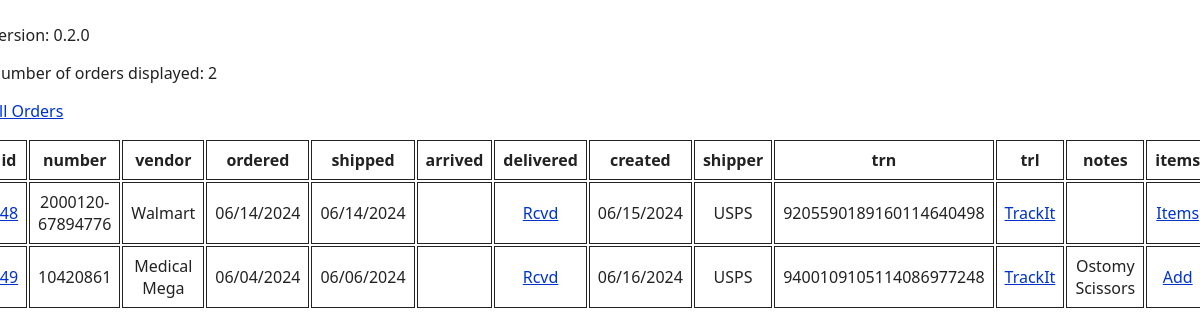
/orders/pending, run on an earlier commit of the app's database.
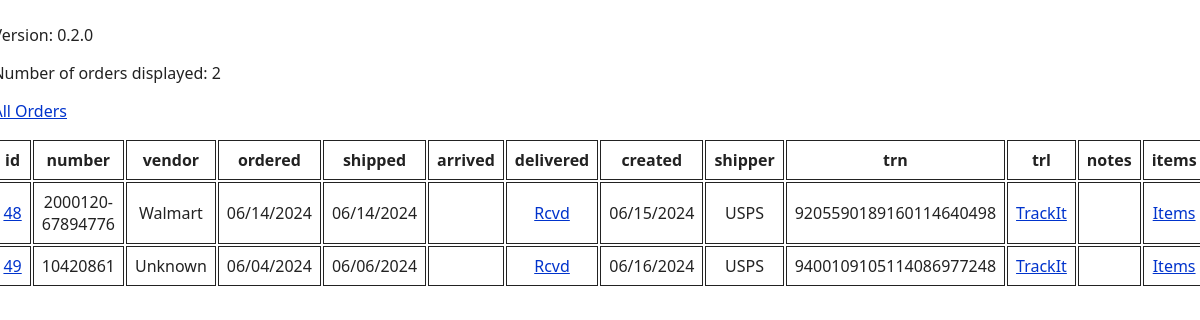
And on a later commit of the database.
### app/models.py (models this page shows)
class Base(DeclarativeBase):
    """Base class for SQLAlchemy models."""

class Order(Base):
    __tablename__ = "orders"
    id: Mapped[int] = mapped_column(primary_key=True)
    number: Mapped[str] = mapped_column(unique=True, index=True)
    ordered: Mapped[Optional[datetime.datetime]]
    shipped: Mapped[Optional[datetime.datetime]]
    arrived: Mapped[Optional[datetime.datetime]]
    delivered: Mapped[Optional[datetime.datetime]]
    notes: Mapped[Optional[str]]
    trn: Mapped[Optional[str]]
    trl: Mapped[Optional[str]]
    created: Mapped[datetime.datetime] = mapped_column(
        DateTime(timezone=True),
        server_default=func.now(),
    )
    vendor_id: Mapped[Optional[int]] = mapped_column(ForeignKey("vendors.id"))
    shipper_id: Mapped[Optional[int]] = mapped_column(ForeignKey("shippers.id"))

class Vendor(Base):
    __tablename__ = "vendors"
    id: Mapped[int] = mapped_column(primary_key=True)
    name: Mapped[str] = mapped_column(unique=True, index=True)

class Shipper(Base):
    __tablename__ = "shippers"
    id: Mapped[int] = mapped_column(primary_key=True)
    name: Mapped[str] = mapped_column(unique=True, index=True)

### app/routes/order/router.py (the view)
@router.get("/pending")
async def pending(request: Request, db: Session = Depends(get_db)) -> HTMLResponse:
    undelivered = True
    context = {
        "request": request,
        "orders": get_orders_dict(router, db, undelivered),
        "title": "List of pending orders",
        "version": VERSION,
        "orders_url": router.url_path_for("orders"),
        "orders_title": "All Orders",
    }
    return templates.TemplateResponse("orders.html.j2", context)

### templates/orders.html.j2 (shortened to what this page needs)
<!DOCTYPE html>
<html lang="en">
  <head>
    <link href="{{ url_for('static', path='/styles.css') }}" rel="stylesheet">
  </head>
  <body>
    <div class="container"><div class="child">
    <p>Version: {{ version }}</p>
    <p>Number of orders displayed: {{ orders|length }}</p>
    <p>
      <a href="{{ orders_url }}" title="{{ orders_title }}">{{ orders_title }}</a>
    </p>
    <table>
      <tr>
        <th>
          id
        </th>
        <th>
          number
        </th>
        <th>
          vendor
        </th>
        <th>
          ordered
        </th>
        <th>
          shipped
        </th>
        <th>
          arrived
        </th>
        <th>
          delivered
        </th>
        <th>
          created
        </th>
        <th>
          shipper
        </th>
        <th>
          trn
        </th>
        <th>
          trl
        </th>
        <th>
          notes
        </th>
        <th>
          items
        </th>
      </tr>
{% for order in orders %}
      <tr>
        <td>
          <a href='{{ order.oil }}' title='{{ order.id }}'>{{ order.id }}</a>
        </td>
        <td>
          {{ order.number }}
        </td>
        <td>
          {{ order.vendor }}
        </td>
        <td>
          {{ order.ordered }}
        </td>
        <td>
          {{ order.shipped }}
        </td>
        <td>
        </td>
        <td>
        {% if 'orders' in order.delivered|string %}
          <a href='{{ order.delivered }}' title='Rcvd'>Rcvd</a>
        {% else %}
          {{ order.delivered }}
        {% endif %}
        </td>
        <td>
          {{ order.created }}
        </td>
        <td>
          {{ order.shipper }}
        </td>
        <td>
          {{ order.trn }}
        </td>
        <td>
        {% if order.trl  %}
          <a href='{{ order.trl }}' title='TrackIt'>TrackIt</a>
        {% endif %}
        </td>
        <td>
          {{ order.notes }}
        </td>
        <td>
        {% if 'piece' in order.pieces  %}
          <a href='{{ order.pieces }}' title='Add'>Add</a>
        {% else %}
          <a href='{{ order.pieces }}' title='Items'>Items</a>
        {% endif %}
        </td>
      </tr>
{% endfor %}
    </table>
    </div></div>
  </body>
</html>

What changed in the data, as far as the page shows it:
changed Order id 49: vendor "Medical Mega" → "Unknown"; notes "Ostomy Scissors" → (not shown); text "Add" → "Items"
